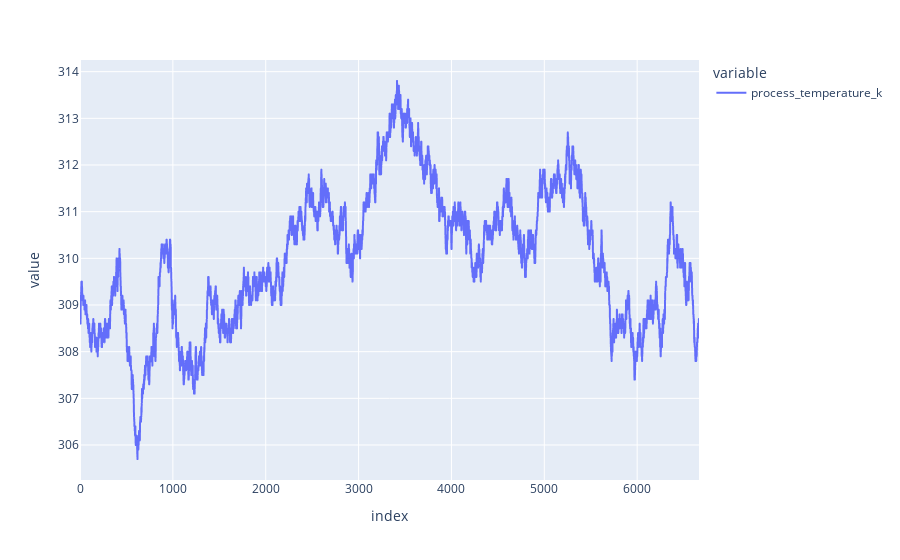

Notebook source saved alongside this figure:
### Code cell
px.line(df_numericas['process_temperature_k'])

### Figure 1 — Plotly figure (JSON) as saved in the notebook; plotly's stock layout.template omitted (floating-point values rounded to 4 significant figures; data arrays with more than 128 entries replaced by an {"elided": "..."} marker saying what was removed)
{"data": [{"hovertemplate": "variable=process_temperature_k<br>index=%{x}<br>value=%{y}<extra></extra>", "legendgroup": "process_temperature_k", "line": {"color": "#636efa", "dash": "solid"}, "marker": {"symbol": "circle"}, "mode": "lines", "name": "process_temperature_k", "showlegend": true, "type": "scattergl", "x": {"elided": "6667 int values"}, "xaxis": "x", "y": {"elided": "6667 float values"}, "yaxis": "y"}], "layout": {"legend": {"title": {"text": "variable"}, "tracegroupgap": 0}, "margin": {"t": 60}, "xaxis": {"anchor": "y", "domain": [0, 1], "title": {"text": "index"}}, "yaxis": {"anchor": "x", "domain": [0, 1], "title": {"text": "value"}}}}
